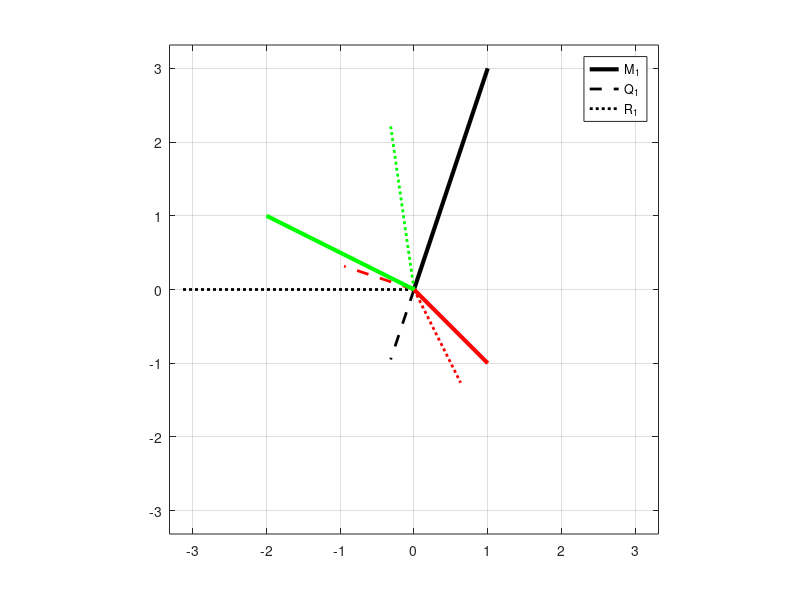

The MATLAB source for this figure:
%%
%     COURSE: Linear algebra: theory and implementation
%    SECTION: Projections and orthogonalization
%      VIDEO: QR decomposition
% Instructor: sincxpress.com
% Course url: https://www.udemy.com/course/linear-algebra-theory-and-implementation/?couponCode=202110
% 
%%

%% example from the slides

A = [ 1 0;
      1 0;
      0 1];
  
% "full" QR decomposition
[Q,R] = qr(A);

% "economy" QR decompmosition
[Q,R] = qr(A,0);


%% another example

% the to-be-decomposed matrix
M = [ 1  1 -2 ; 
      3 -1  1 ];

% QR decomposition
[Q,R] = qr(M);

% notice:
R
Q'*M

% plot
figure(4), clf
colorz = 'krg';

for i=1:size(M,2)
    
    % plot original vector M
    plot([0 M(1,i)],[0 M(2,i)],colorz(i),'linew',3), hold on
    
    % plot orthogonalized vector Q
    if i<=size(Q,2)
        plot([0 Q(1,i)],[0 Q(2,i)],[colorz(i) '--'],'linew',2)
    end
    
    % plot residual vector R
    plot([0 R(1,i)],[0 R(2,i)],[colorz(i) ':'],'linew',2)
end
legend({'M_1';'Q_1';'R_1'})


axis([-1 1 -1 1]*norm(M))
axis square
grid on

%% done.
